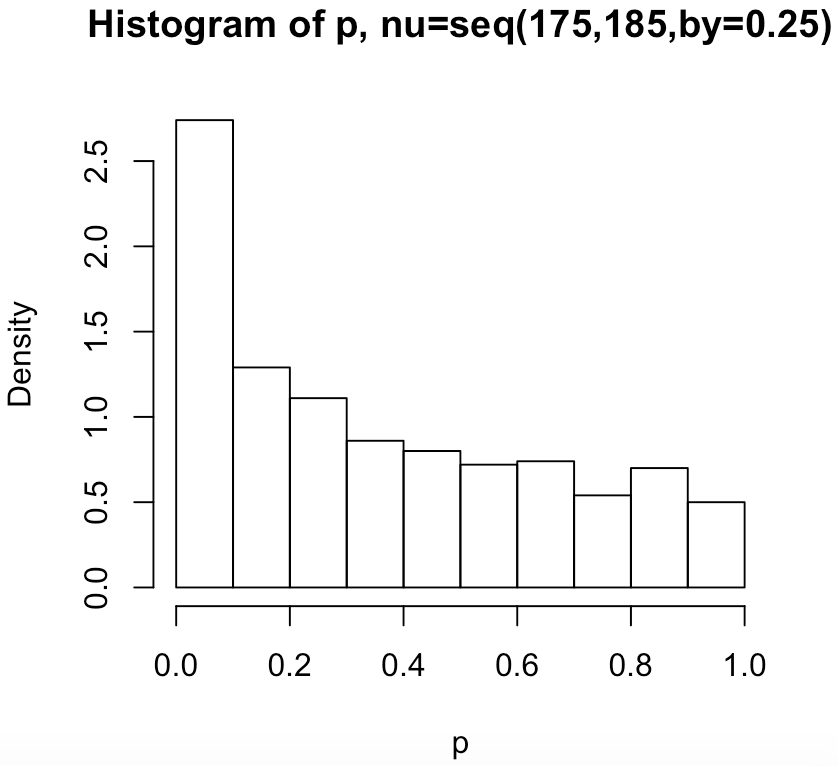

Write R code to recreate this figure.
p.value=function(n,m,mu,nu,sd,B=1000){
  p=numeric(B) 
  for (b in 1:B) {
    x=rnorm(n,mu,sd); y=rnorm(m,nu,sd)
    p[b]=t.test(x,y,var.equal=TRUE)[[3]]
  }
  return(p)
}

n = m = 30; mu = 180; sd = 5;
nu = seq(175,185,by=0.25)
p = p.value(n,m,nu,mu,sd)
power = mean(p<0.05)
hist(p, freq = F, main = "Histogram of p, nu=seq(175,185,by=0.25)")
